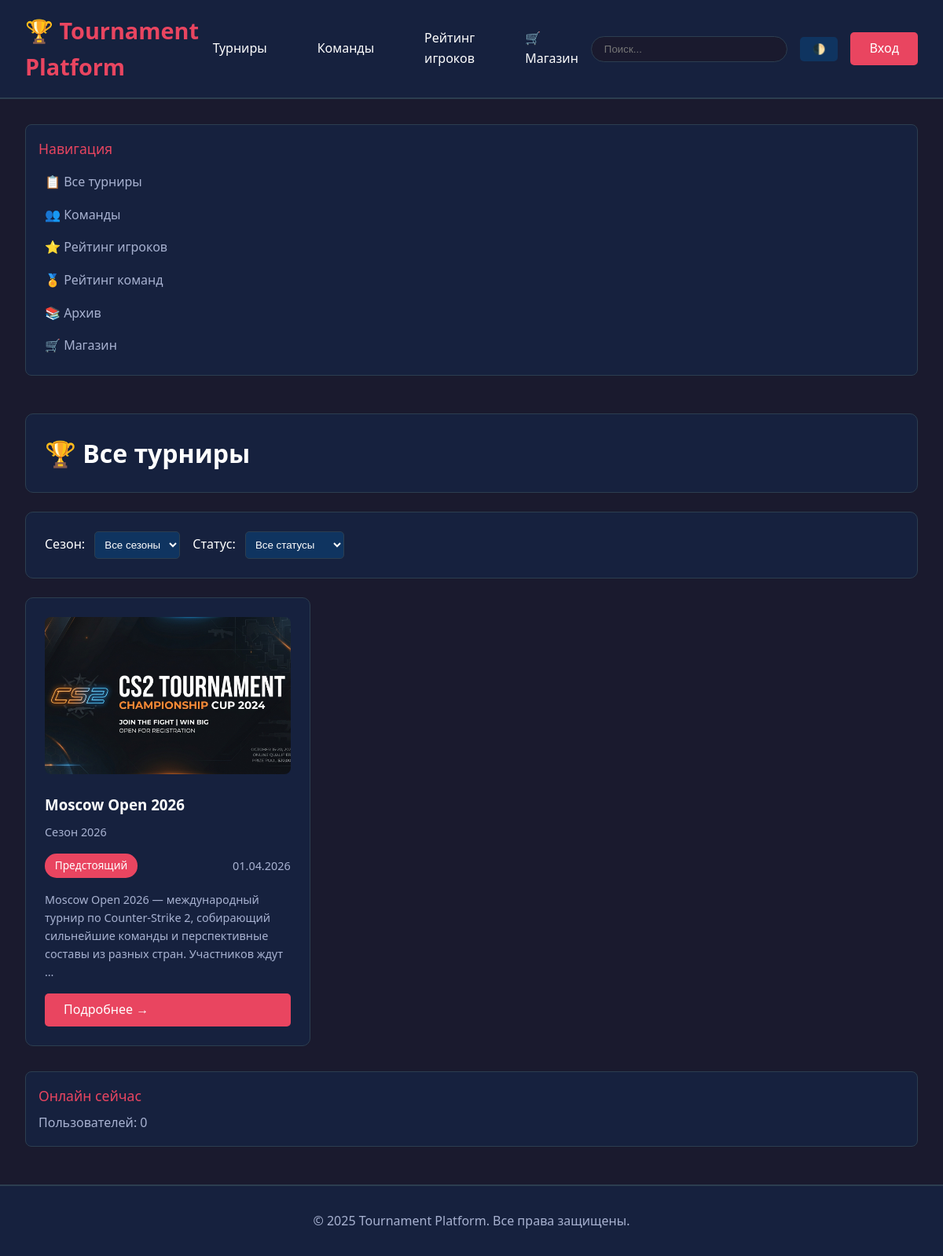
/tournaments/, run on the app's committed database.
### tournaments/models.py (models this page shows, shortened)
class Tournament(models.Model):
    STATUS_CHOICES = [
        ('upcoming', 'Предстоящий'),
        ('registration', 'Регистрация'),
        ('ongoing', 'Идёт'),
        ('finished', 'Завершён'),
        ('cancelled', 'Отменён'),
    ]
    STAGE_TYPE_CHOICES = [
        ('round_robin', 'Круговая система'),
        ('swiss', 'Швейцарская система'),
        ('single_elimination', 'Single Elimination'),
        ('double_elimination', 'Double Elimination'),
        ('group_stage', 'Групповая стадия'),
    ]
    name = models.CharField(max_length=200, verbose_name='Название')
    slug = models.SlugField(unique=True)
    season = models.ForeignKey(Season, on_delete=models.CASCADE, related_name='tournaments')
    description = models.TextField(blank=True)
    logo = models.ImageField(upload_to='tournament_logos/', blank=True, null=True)
    status = models.CharField(max_length=20, choices=STATUS_CHOICES, default='upcoming')
    stage_type = models.CharField(max_length=30, choices=STAGE_TYPE_CHOICES, default='round_robin')
    start_date = models.DateField()
    end_date = models.DateField(blank=True, null=True)
    registration_start = models.DateField(blank=True, null=True)
    registration_end = models.DateField(blank=True, null=True)
    max_teams = models.IntegerField(default=16)
    stream_url = models.URLField(blank=True, verbose_name='Ссылка на трансляцию')
    created_at = models.DateTimeField(auto_now_add=True)
    updated_at = models.DateTimeField(auto_now=True)
    class Meta:
        verbose_name = 'Турнир'
        verbose_name_plural = 'Турниры'
        ordering = ['-start_date']

class Season(models.Model):
    name = models.CharField(max_length=100, verbose_name='Название сезона')
    number = models.IntegerField(verbose_name='Номер сезона', default=1)
    start_date = models.DateField(verbose_name='Дата начала')
    end_date = models.DateField(blank=True, null=True, verbose_name='Дата окончания')
    is_active = models.BooleanField(default=False, verbose_name='Активный')
    class Meta:
        verbose_name = 'Сезон'
        verbose_name_plural = 'Сезоны'
        ordering = ['-start_date']

### tournaments/views.py (the view)
# urls.py: path('tournaments/', views.tournament_list, name='tournament_list'),
def tournament_list(request):
    season_id = request.GET.get('season')
    status = request.GET.get('status')
    tournaments = Tournament.objects.all()
    if season_id:
        tournaments = tournaments.filter(season_id=season_id)
    if status:
        tournaments = tournaments.filter(status=status)
    seasons = Season.objects.all()
    context = {
        'tournaments': tournaments,
        'seasons': seasons,
        'selected_season': season_id,
        'selected_status': status,
    }
    return render(request, 'tournaments/tournament_list.html', context)

### templates/tournaments/tournament_list.html (shortened to what this page needs)
{% extends 'base.html' %}
{% block content %}
<div class="card">
    <h1>🏆 Все турниры</h1>
</div>
<div class="card">
    <div style="display: flex; gap: 1rem; flex-wrap: wrap; align-items: center;">
        <div>
            <label style="margin-right: 0.5rem;">Сезон:</label>
            <select onchange="window.location.href='?season=' + this.value" style="padding: 0.5rem; border-radius: 5px; background: var(--card-bg); color: var(--text-primary); border: 1px solid var(--border);">
                <option value="">Все сезоны</option>
            </select>
        </div>
        <div>
            <label style="margin-right: 0.5rem;">Статус:</label>
            <select onchange="window.location.href='?status=' + this.value" style="padding: 0.5rem; border-radius: 5px; background: var(--card-bg); color: var(--text-primary); border: 1px solid var(--border);">
                <option value="">Все статусы</option>
            </select>
        </div>
    </div>
</div>
<div style="display: grid; grid-template-columns: repeat(auto-fill, minmax(350px, 1fr)); gap: 1.5rem;">
    {% for tournament in tournaments %}
    <div class="card" style="margin: 0;">
        {% if tournament.logo %}
        <img src="{{ tournament.logo.url }}" alt="{{ tournament.name }}"
             style="width: 100%; height: 200px; object-fit: cover; border-radius: 8px; margin-bottom: 1rem;">
        {% endif %}
        <h3 style="margin-bottom: 0.5rem;">{{ tournament.name }}</h3>
        <p style="color: var(--text-secondary); margin-bottom: 1rem; font-size: 0.9rem;">
            {{ tournament.season.name }}
        </p>
        <div style="display: flex; justify-content: space-between; align-items: center; margin-bottom: 1rem;">
            <span style="background: var(--accent); padding: 0.3rem 0.8rem; border-radius: 15px; font-size: 0.85rem;">
                {{ tournament.get_status_display }}
            </span>
            <span style="color: var(--text-secondary); font-size: 0.9rem;">
                {{ tournament.start_date|date:"d.m.Y" }}
            </span>
        </div>
        <p style="color: var(--text-secondary); font-size: 0.9rem; margin-bottom: 1rem;">
            {{ tournament.description|truncatewords:20 }}
        </p>
        <a href="{% url 'tournaments:tournament_detail' tournament.slug %}" class="btn btn-primary" style="width: 100%;">
            Подробнее →
        </a>
    </div>
    {% empty %}
    <div class="card">
        <p style="color: var(--text-secondary); text-align: center;">Турниры не найдены</p>
    </div>
    {% endfor %}
</div>
{% endblock %}

### templates/base.html (shortened to what this page needs)
<!DOCTYPE html>
<html lang="ru">
<head>
</head>
<body>
    <header>
        <div class="header-container">
            <a href="{% url 'tournaments:index' %}" class="logo">🏆 Tournament Platform</a>
<nav>
    <a href="{% url 'tournaments:tournament_list' %}">Турниры</a>
    {% if user.is_authenticated %}
        {% if user.role in 'player,captain' %}
            <a href="{% url 'teams:team_list' %}">Команды</a>
        {% else %}
            <a href="{% url 'teams:team_list' %}">Команды</a>
        {% endif %}
    {% else %}
        <a href="{% url 'teams:team_list' %}">Команды</a>
    {% endif %}
    <a href="{% url 'ratings:player_ratings' %}">Рейтинг игроков</a>
    <a href="{% url 'shop:index' %}">🛒 Магазин</a>
</nav>
            <div class="user-menu">
                <div class="search-box">
                    <form action="{% url 'tournaments:search' %}" method="get">
                        <input type="text" name="q" placeholder="Поиск..." />
                    </form>
                </div>
                <button class="theme-toggle" onclick="toggleTheme()">🌓</button>
                {% if user.is_authenticated %}
                    <a href="{% url 'accounts:profile' user.username %}" class="btn btn-secondary">
                        {{ user.username }}
                    </a>
                    <a href="{% url 'accounts:logout' %}" class="btn btn-secondary">Выход</a>
                {% else %}
                    <a href="{% url 'accounts:login' %}" class="btn btn-primary">Вход</a>
                {% endif %}
            </div>
        </div>
    </header>
    <div class="container">
        <aside class="sidebar">
            <div class="sidebar-item">
                <div class="sidebar-title">Навигация</div>
                <a href="{% url 'tournaments:tournament_list' %}" class="sidebar-link">📋 Все турниры</a>
                <a href="{% url 'teams:team_list' %}" class="sidebar-link">👥 Команды</a>
                <a href="{% url 'ratings:player_ratings' %}" class="sidebar-link">⭐ Рейтинг игроков</a>
                <a href="{% url 'ratings:team_ratings' %}" class="sidebar-link">🏅 Рейтинг команд</a>
                <a href="{% url 'tournaments:archive' %}" class="sidebar-link">📚 Архив</a>
                <a href="{% url 'shop:index' %}" class="sidebar-link">🛒 Магазин</a>
            </div>
        </aside>
        <main>
            {% block content %}{% endblock %}
        </main>
        <aside class="sidebar">
            {% block right_sidebar %}
            <div class="sidebar-item">
                <div class="sidebar-title">Онлайн сейчас</div>
                <p style="color: var(--text-secondary);">Пользователей: {{ online_count|default:0 }}</p>
            </div>
            {% endblock %}
        </aside>
    </div>
    <footer>
        <p>&copy; 2025 Tournament Platform. Все права защищены.</p>
    </footer>
</body>
</html>

### templates/base.html (style rules this page uses)
* { margin: 0; padding: 0; box-sizing: border-box; }
.card img[alt*="tournament"], .card img[src*="tournament_logos"] { aspect-ratio: 1 / 1; object-fit: cover; }
:root { --primary-bg: #1a1a2e; --secondary-bg: #16213e; --card-bg: #0f3460; --accent: #e94560; --text-primary: #ffffff; --text-secondary: #a8b2d1; --border: #2c3e50; }
html { height: 100%; }
body { font-family: 'Segoe UI', Tahoma, Geneva, Verdana, sans-serif; background: var(--primary-bg); color: var(--text-primary); line-height: 1.6; display: flex; flex-direction: column; min-height: 100vh; }
header { background: var(--secondary-bg); padding: 1rem 0; border-bottom: 2px solid var(--border); position: sticky; top: 0; z-index: 1000; flex-shrink: 0; }
.header-container { max-width: 1600px; margin: 0 auto; padding: 0 2rem; display: flex; justify-content: space-between; align-items: center; }
.logo { font-size: 1.8rem; font-weight: bold; color: var(--accent); text-decoration: none; }
nav { display: flex; gap: 2rem; align-items: center; }
nav a { color: var(--text-primary); text-decoration: none; padding: 0.5rem 1rem; border-radius: 5px; transition: all 0.3s; }
.search-box { position: relative; }
.search-box input { padding: 0.5rem 1rem; border: 1px solid var(--border); border-radius: 20px; background: var(--primary-bg); color: var(--text-primary); width: 250px; }
.user-menu { display: flex; gap: 1rem; align-items: center; }
.btn { padding: 0.5rem 1.5rem; border: none; border-radius: 5px; cursor: pointer; text-decoration: none; display: inline-block; transition: all 0.3s; font-size: 1rem; }
.btn-primary { background: var(--accent); color: white; }
.container { max-width: 1600px; margin: 0 auto; padding: 2rem; display: grid; grid-template-columns: 250px 1fr 300px; gap: 2rem; flex: 1 0 auto; }
@media (max-width: 1200px) { .container { grid-template-columns: 1fr; } }
.card { background: var(--secondary-bg); border-radius: 10px; padding: 1.5rem; margin-bottom: 1.5rem; border: 1px solid var(--border); }
.sidebar { position: sticky; top: 80px; height: fit-content; }
.sidebar-item { background: var(--secondary-bg); padding: 1rem; border-radius: 8px; margin-bottom: 1rem; border: 1px solid var(--border); }
.sidebar-title { font-size: 1.1rem; margin-bottom: 0.5rem; color: var(--accent); }
.sidebar-link { display: block; color: var(--text-secondary); text-decoration: none; padding: 0.5rem; border-radius: 5px; transition: all 0.3s; }
footer { background: var(--secondary-bg); padding: 2rem 0; margin-top: auto; border-top: 2px solid var(--border); text-align: center; color: var(--text-secondary); flex-shrink: 0; }
.theme-toggle { background: var(--card-bg); border: none; color: var(--text-primary); padding: 0.5rem 1rem; border-radius: 5px; cursor: pointer; }

### data on the page
Tournament: logo (picture), name "Moscow Open 2026", season.name "Сезон 2026", status "Предстоящий", start_date "01.04.2026", description "Moscow Open 2026 — международный турнир по Counter-Strike 2, собирающий сильнейшие команды и перспективные составы из разных стран. Участников ждут …"

### other printed values
{{ online_count|default:0 }} "0"
